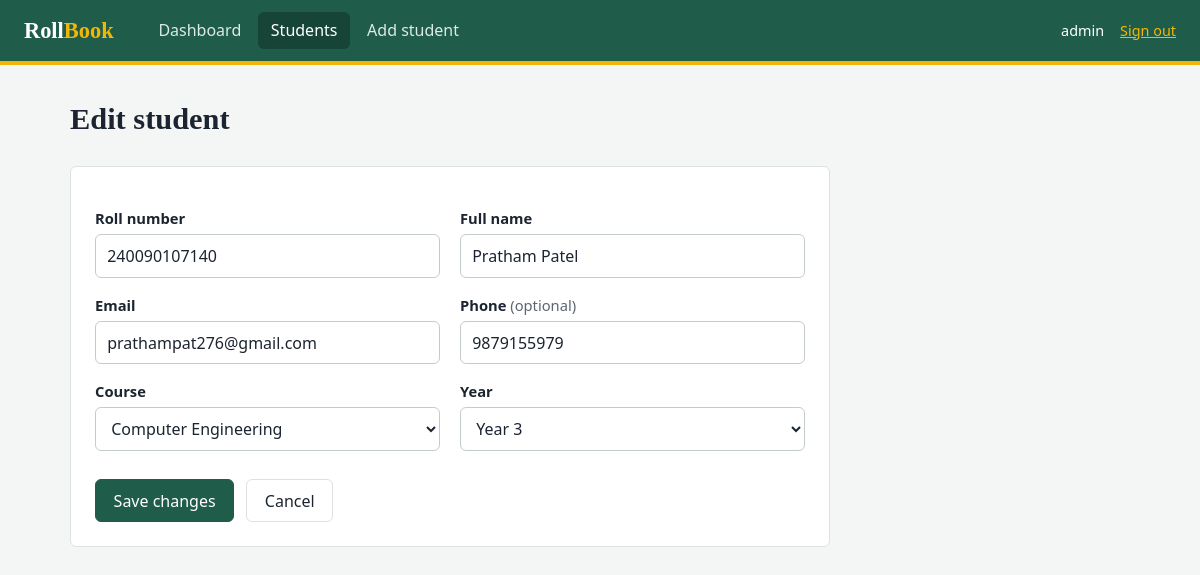
The page /students/1/edit (signed in) on the database its author committed.
### tables this page shows
CREATE TABLE students (
            id         INTEGER PRIMARY KEY AUTOINCREMENT,
            roll_no    TEXT NOT NULL UNIQUE,
            name       TEXT NOT NULL,
            email      TEXT NOT NULL,
            phone      TEXT,
            course     TEXT NOT NULL,
            year       INTEGER NOT NULL,
            created_at TEXT DEFAULT CURRENT_TIMESTAMP
        );

### app.py (the view, shortened to what this page needs)
@app.route("/students/<int:student_id>/edit", methods=["GET", "POST"])
@login_required
def edit_student(student_id):
    db = get_db()
    student = db.execute("SELECT * FROM students WHERE id = ?",
                         (student_id,)).fetchone()
    if student is None:
        flash("That student no longer exists.", "error")
        return redirect(url_for("students"))
    return render_template("student_form.html", student=student, courses=COURSES,
                           years=YEARS, editing=True, student_id=student_id)

### app.py (called while the page is built)
def get_db():
    if "db" not in g:
        g.db = sqlite3.connect(DATABASE)
        g.db.row_factory = sqlite3.Row
    return g.db

def login_required(view):
    @wraps(view)
    def wrapped(*args, **kwargs):
        if "user_id" not in session:
            flash("Please sign in to continue.", "error")
            return redirect(url_for("login"))
        return view(*args, **kwargs)
    return wrapped

### templates/student_form.html (shortened to what this page needs)
{% extends "base.html" %}
{% block content %}
<div class="head">
  <h1>{{ 'Edit student' if editing else 'Add student' }}</h1>
</div>
<form class="form" method="post">
  <div class="grid">
    <div>
      <label for="roll_no">Roll number</label>
      <input id="roll_no" name="roll_no" value="{{ student.roll_no }}" placeholder="e.g. CE2024001" required>
    </div>
    <div>
      <label for="name">Full name</label>
      <input id="name" name="name" value="{{ student.name }}" required>
    </div>
    <div>
      <label for="email">Email</label>
      <input id="email" name="email" type="email" value="{{ student.email }}" required>
    </div>
    <div>
      <label for="phone">Phone <span class="muted">(optional)</span></label>
      <input id="phone" name="phone" value="{{ student.phone or '' }}" placeholder="10 digit number">
    </div>
    <div>
      <label for="course">Course</label>
      <select id="course" name="course" required>
        {% for c in courses %}
          <option value="{{ c }}" {{ 'selected' if c == student.course }}>{{ c }}</option>
        {% endfor %}
      </select>
    </div>
    <div>
      <label for="year">Year</label>
      <select id="year" name="year" required>
        {% for y in years %}
          <option value="{{ y }}" {{ 'selected' if student.year|string == y|string }}>Year {{ y }}</option>
        {% endfor %}
      </select>
    </div>
  </div>
  <div class="form-actions">
    <button class="btn primary" type="submit">{{ 'Save changes' if editing else 'Add student' }}</button>
    <a class="btn ghost" href="{{ url_for('students') }}">Cancel</a>
  </div>
</form>
{% endblock %}

### static/style.css (style rules this page uses)
:root { --ink: #1b2430; --ink-soft: #5b6672; --paper: #f4f6f5; --card: #ffffff; --line: #dde2e0; --green: #1f5c4a; --green-dark: #164538; --chalk: #f2b705; --red: #b3372f; --radius: 6px; }
* { box-sizing: border-box; }
html, body { margin: 0; }
body { background: var(--paper); color: var(--ink); font: 16px/1.5 "Segoe UI", system-ui, -apple-system, Roboto, sans-serif; }
h1, h2, .brand { font-family: Georgia, "Times New Roman", serif; }
h1 { font-size: 1.9rem; margin: 0; }
a { color: var(--green); }
.muted { color: var(--ink-soft); font-weight: normal; }
.head { display: flex; justify-content: space-between; align-items: center; margin-bottom: 1.5rem; gap: 1rem; }
.btn { display: inline-block; font: inherit; cursor: pointer; text-decoration: none; padding: .55rem 1.1rem; border-radius: var(--radius); border: 1px solid var(--line); background: var(--card); color: var(--ink); }
.btn.primary { background: var(--green); border-color: var(--green); color: #fff; }
.btn.ghost { background: transparent; }
label { display: block; font-weight: 600; margin: 1rem 0 .3rem; font-size: .92rem; }
input, select { width: 100%; font: inherit; padding: .55rem .7rem; border: 1px solid #c4ccc9; border-radius: var(--radius); background: #fff; color: var(--ink); }
.form { background: var(--card); border: 1px solid var(--line); border-radius: var(--radius); padding: 1.5rem; max-width: 760px; }
.grid { display: grid; grid-template-columns: 1fr 1fr; gap: 0 1.25rem; }
.form-actions { display: flex; gap: .75rem; margin-top: 1.75rem; }

### rows shown on the page
students: roll_no "240090107140", name "Pratham Patel", email "prathampat276@gmail.com", phone "9879155979"

### other values the page prints
{{ session['username'] }} "admin"
{{ 'Edit student' if editing else 'Add student' }} "Edit student"
{{ 'Save changes' if editing else 'Add student' }} "Save changes"
form field course "Computer Engineering"
